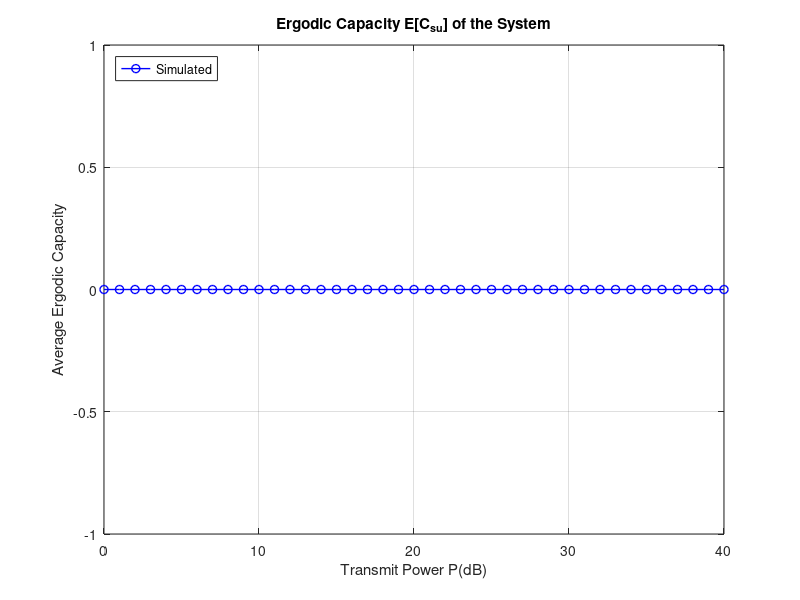

The MATLAB source for this figure:
%III. Numerical Solutions
%Question 5 Part 2.
close all;
clear all;

nr = 4;
nt = 4;
n = nr;
Pi = 10^(5/10);
P_dB = 0:40;
P = 10.^(P_dB/10);
P_eqv = P/Pi;

ergodic_capacity_su = zeros(1,length(P));
mean_capacity_su = zeros(1,length(P));





set(gcf,'color','w');
plot(P_dB,mean_capacity_su,'bo-','LineWidth',1);
legend('Simulated','Location','NorthWest');
name = ['Ergodic Capacity E[C_s_u] of the System'];
xlabel('Transmit Power P(dB)');
ylabel('Average Ergodic Capacity');
title(name);
grid on;